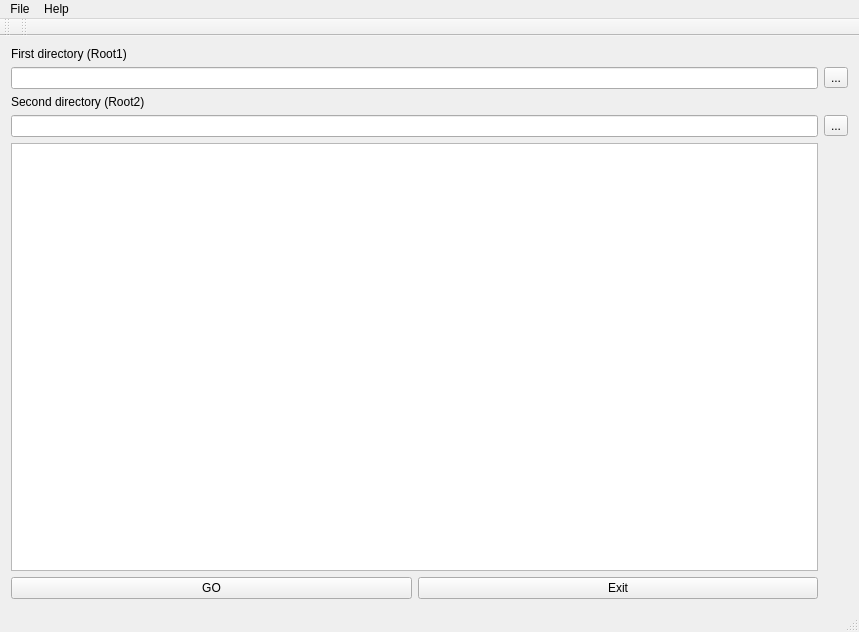
<?xml version="1.0" encoding="UTF-8"?>
<ui version="4.0">
 <class>MainWindow</class>
 <widget class="QMainWindow" name="MainWindow">
  <property name="geometry">
   <rect>
    <x>0</x>
    <y>0</y>
    <width>859</width>
    <height>632</height>
   </rect>
  </property>
  <property name="windowTitle">
   <string>MainWindow</string>
  </property>
  <widget class="QWidget" name="centralWidget">
   <property name="autoFillBackground">
    <bool>false</bool>
   </property>
   <layout class="QGridLayout" name="gridLayout">
    <item row="0" column="0">
     <widget class="QLabel" name="label">
      <property name="text">
       <string>First directory (Root1)</string>
      </property>
     </widget>
    </item>
    <item row="1" column="0">
     <widget class="QLineEdit" name="lineEdit"/>
    </item>
    <item row="3" column="0">
     <widget class="QLabel" name="label_2">
      <property name="text">
       <string>Second directory (Root2)</string>
      </property>
     </widget>
    </item>
    <item row="4" column="0">
     <widget class="QLineEdit" name="lineEdit_2"/>
    </item>
    <item row="4" column="1">
     <widget class="QToolButton" name="toolButton_2">
      <property name="text">
       <string>...</string>
      </property>
     </widget>
    </item>
    <item row="5" column="0">
     <widget class="QTextBrowser" name="textBrowser"/>
    </item>
    <item row="6" column="0">
     <layout class="QHBoxLayout" name="horizontalLayout">
      <item>
       <widget class="QPushButton" name="pushButton_Go">
        <property name="text">
         <string>GO</string>
        </property>
       </widget>
      </item>
      <item>
       <widget class="QPushButton" name="pushButton_Exit">
        <property name="text">
         <string>Exit</string>
        </property>
       </widget>
      </item>
     </layout>
    </item>
    <item row="1" column="1">
     <widget class="QToolButton" name="toolButton">
      <property name="text">
       <string>...</string>
      </property>
     </widget>
    </item>
   </layout>
  </widget>
  <widget class="QMenuBar" name="menuBar">
   <property name="geometry">
    <rect>
     <x>0</x>
     <y>0</y>
     <width>859</width>
     <height>22</height>
    </rect>
   </property>
   <widget class="QMenu" name="menuFile">
    <property name="title">
     <string>File</string>
    </property>
    <addaction name="separator"/>
    <addaction name="separator"/>
    <addaction name="actionExit"/>
    <addaction name="separator"/>
   </widget>
   <widget class="QMenu" name="menuHelp">
    <property name="title">
     <string>Help</string>
    </property>
    <addaction name="actionAbout"/>
   </widget>
   <addaction name="menuFile"/>
   <addaction name="menuHelp"/>
  </widget>
  <widget class="QToolBar" name="mainToolBar">
   <attribute name="toolBarArea">
    <enum>TopToolBarArea</enum>
   </attribute>
   <attribute name="toolBarBreak">
    <bool>false</bool>
   </attribute>
  </widget>
  <widget class="QStatusBar" name="statusBar"/>
  <widget class="QToolBar" name="toolBar">
   <property name="windowTitle">
    <string>toolBar</string>
   </property>
   <attribute name="toolBarArea">
    <enum>TopToolBarArea</enum>
   </attribute>
   <attribute name="toolBarBreak">
    <bool>false</bool>
   </attribute>
  </widget>
  <action name="actionExit">
   <property name="text">
    <string>Exit</string>
   </property>
  </action>
  <action name="actionAbout">
   <property name="text">
    <string>About</string>
   </property>
  </action>
 </widget>
 <layoutdefault spacing="6" margin="11"/>
 <resources/>
 <connections>
  <connection>
   <sender>actionExit</sender>
   <signal>triggered()</signal>
   <receiver>MainWindow</receiver>
   <slot>close()</slot>
   <hints>
    <hint type="sourcelabel">
     <x>-1</x>
     <y>-1</y>
    </hint>
    <hint type="destinationlabel">
     <x>199</x>
     <y>149</y>
    </hint>
   </hints>
  </connection>
 </connections>
</ui>
